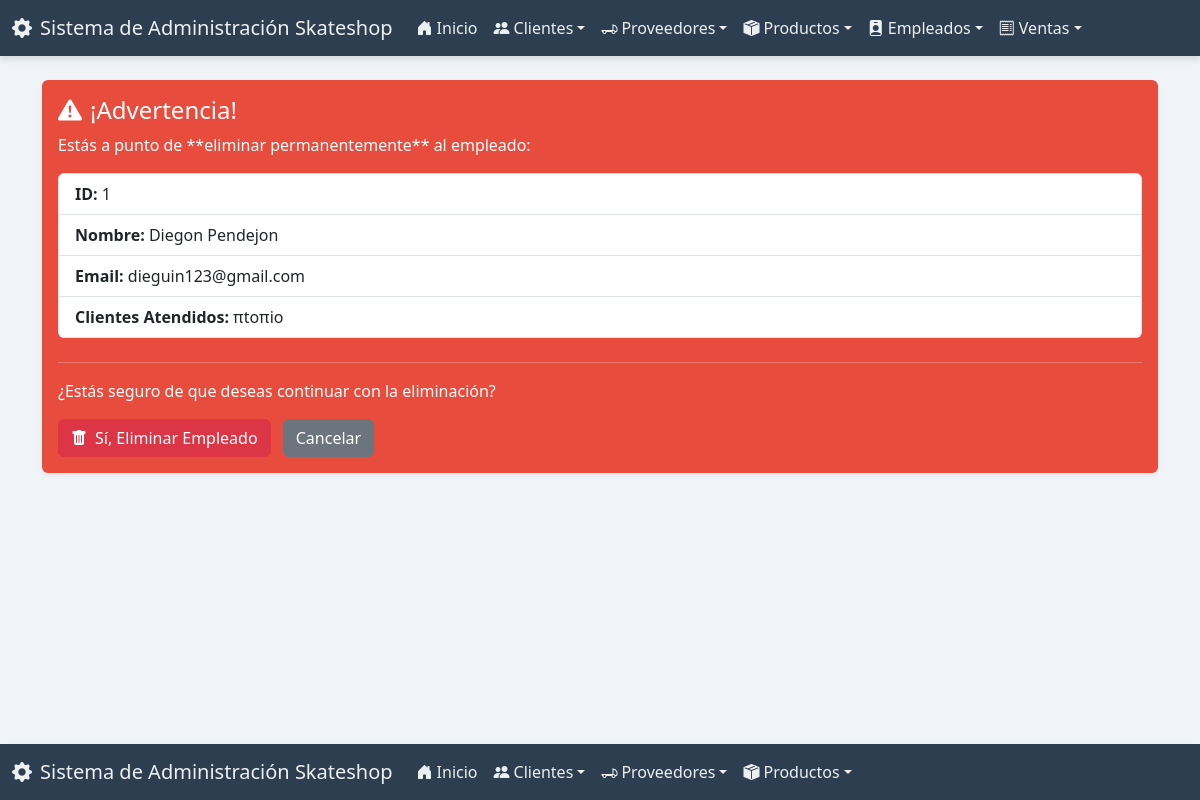
The app's page /empleados/borrar/1/ with its own data.
### app_Skateshop/models.py (models this page shows, shortened)
class Empleado(models.Model):
    nombre = models.CharField(max_length=100)
    email = models.EmailField(unique=True)
    telefono = models.CharField(max_length=15, blank=True, null=True)
    direccion = models.TextField(blank=True, null=True)
    fecha_contratacion = models.DateField(auto_now_add=True)
    activo = models.BooleanField(default=True)
    clientes_atendidos = models.ManyToManyField(Cliente, blank=True, related_name="empleados_atendieron")

class Cliente(models.Model):
    id_cliente = models.AutoField(primary_key=True)
    nombre = models.CharField(max_length=100)
    compra = models.ManyToManyField(Producto, blank=True, related_name="clientes")
    email = models.EmailField(unique=True)
    telefono = models.CharField(max_length=15, blank=True, null=True)
    direccion = models.TextField(blank=True, null=True)
    fecha_registro = models.DateField(auto_now_add=True)
    activo = models.BooleanField(default=True)
    imagen = models.ImageField(upload_to='clientes/', blank=True, null=True)

### app_Skateshop/views.py (the view)
# urls.py: path('empleados/borrar/<int:pk>/', views.borrar_empleado, name='borrar_empleado'),
def borrar_empleado(request, pk):
    empleado = get_object_or_404(Empleado, pk=pk)
    if request.method == 'POST':
        empleado.delete()
        return redirect('ver_empleados')
    context = {'empleado': empleado}
    return render(request, 'empleado/borrar_empleado.html', context)

### app_Skateshop/templates/empleado/borrar_empleado.html (shortened to what this page needs)
{% extends 'base.html' %}
{% block content %}
<div class="alert alert-danger shadow-sm" role="alert">
    <h4 class="alert-heading"><i class="bi bi-exclamation-triangle-fill me-2"></i>¡Advertencia!</h4>
    <p>Estás a punto de **eliminar permanentemente** al empleado:</p>
    <ul class="list-group mb-4">
        <li class="list-group-item"><strong>ID:</strong> {{ empleado.id }}</li>
        <li class="list-group-item"><strong>Nombre:</strong> {{ empleado.nombre }}</li>
        <li class="list-group-item"><strong>Email:</strong> {{ empleado.email }}</li>
        <li class="list-group-item"><strong>Clientes Atendidos:</strong> {% for cliente in empleado.clientes_atendidos.all %}{{ cliente.nombre }}{% if not forloop.last %}, {% endif %}{% empty %}Ninguno{% endfor %}</li>
    </ul>
    <hr>
    <p class="mb-0">¿Estás seguro de que deseas continuar con la eliminación?</p>
    <form method="post" action="{% url 'borrar_empleado' pk=empleado.pk %}" class="mt-3">
        <button type="submit" class="btn btn-danger me-2"><i class="bi bi-trash-fill me-2"></i>Sí, Eliminar Empleado</button>
        <a href="{% url 'ver_empleados' %}" class="btn btn-secondary">Cancelar</a>
    </form>
</div>
{% endblock %}

### static/css/style.css (style rules this page uses)
body { background-color: #f0f4f8; color: #34495e; }
.alert-danger { background-color: #e74c3c; color: white; border: none; }
.page-container { display: flex; flex-direction: column; min-height: 100vh; }

### records on screen
Empleado: id "1", nombre "Diegon Pendejon", email "dieguin123@gmail.com"
Cliente: nombre "πtoπio"
